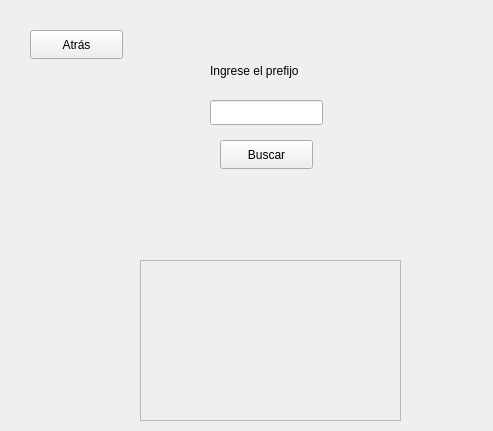
<?xml version="1.0" encoding="UTF-8"?>
<ui version="4.0">
 <class>busquedaStartWithEmisor</class>
 <widget class="QWidget" name="busquedaStartWithEmisor">
  <property name="geometry">
   <rect>
    <x>0</x>
    <y>0</y>
    <width>493</width>
    <height>431</height>
   </rect>
  </property>
  <property name="windowTitle">
   <string>Form</string>
  </property>
  <widget class="QLabel" name="label">
   <property name="geometry">
    <rect>
     <x>210</x>
     <y>50</y>
     <width>121</width>
     <height>41</height>
    </rect>
   </property>
   <property name="text">
    <string>Ingrese el prefijo</string>
   </property>
  </widget>
  <widget class="QPushButton" name="btn_atras">
   <property name="geometry">
    <rect>
     <x>30</x>
     <y>30</y>
     <width>93</width>
     <height>29</height>
    </rect>
   </property>
   <property name="text">
    <string>Atrás</string>
   </property>
  </widget>
  <widget class="QPushButton" name="btn_buscar">
   <property name="geometry">
    <rect>
     <x>220</x>
     <y>140</y>
     <width>93</width>
     <height>29</height>
    </rect>
   </property>
   <property name="text">
    <string>Buscar</string>
   </property>
  </widget>
  <widget class="QLineEdit" name="prefijo">
   <property name="geometry">
    <rect>
     <x>210</x>
     <y>100</y>
     <width>113</width>
     <height>25</height>
    </rect>
   </property>
  </widget>
  <widget class="QLabel" name="aviso">
   <property name="geometry">
    <rect>
     <x>30</x>
     <y>190</y>
     <width>431</width>
     <height>51</height>
    </rect>
   </property>
   <property name="text">
    <string/>
   </property>
  </widget>
  <widget class="QScrollArea" name="scrollArea">
   <property name="geometry">
    <rect>
     <x>140</x>
     <y>260</y>
     <width>261</width>
     <height>161</height>
    </rect>
   </property>
   <property name="widgetResizable">
    <bool>true</bool>
   </property>
   <widget class="QWidget" name="scrollAreaWidgetContents">
    <property name="geometry">
     <rect>
      <x>0</x>
      <y>0</y>
      <width>259</width>
      <height>159</height>
     </rect>
    </property>
   </widget>
  </widget>
 </widget>
 <resources/>
 <connections/>
</ui>
